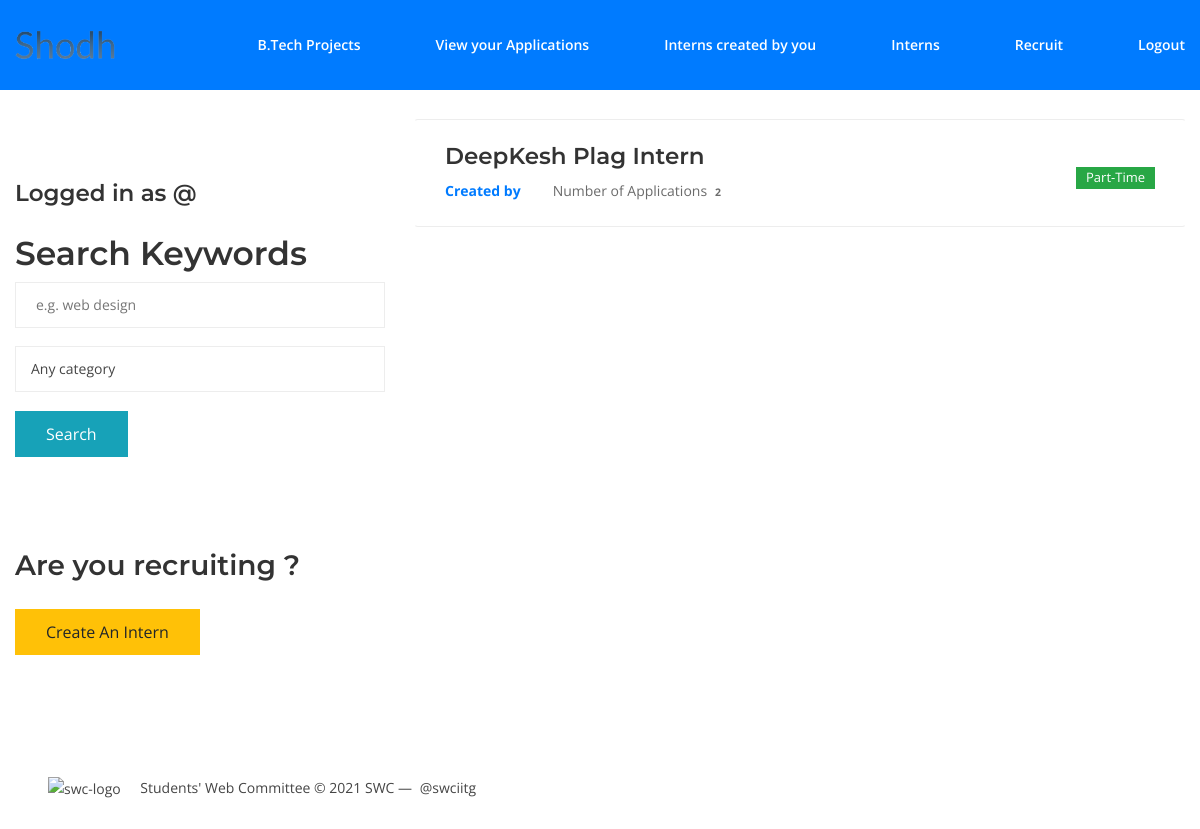
The app's page /groups/your/ (signed in), older data.
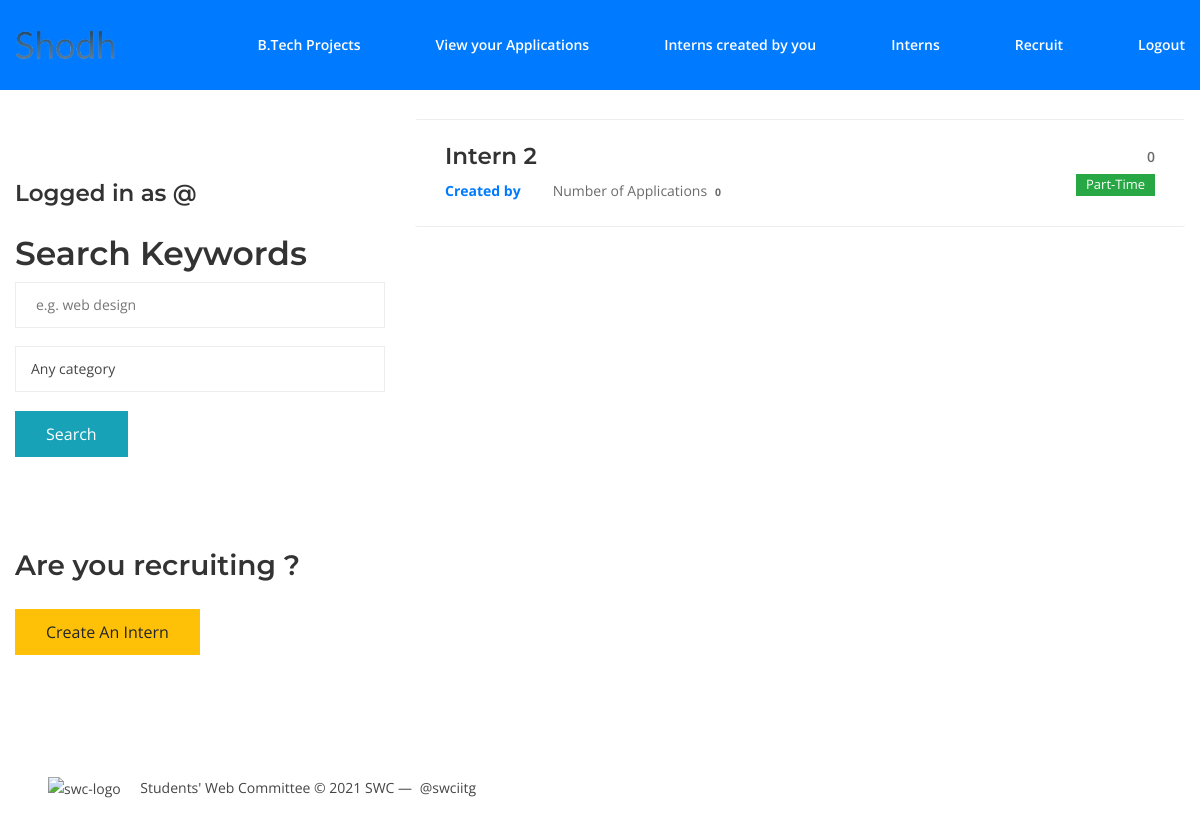
The same page, newer data.
### groups/models.py (models this page shows, shortened)
class Group(models.Model):
    creator = models.ForeignKey(User,on_delete=models.CASCADE, related_name="group_creator")
    name = models.CharField(max_length=255, unique=True)
    slug = models.SlugField(allow_unicode=True, unique=True)
    description = models.TextField(blank=True, default='')
    description_html = models.TextField(editable=False, default='', blank=True)
    field_of_job= models.CharField(max_length=255, choices=FIELD_CHOICES, default='sde')
    duration = models.CharField(max_length=255, blank=True, default='', null=True)
    stipend = models.CharField(max_length=255, blank=True, default='', null=True)
    expected_qualifications = models.TextField(blank=True, default='', null=True)
    apply_by = models.CharField(max_length=255,blank=True, default='', null=True)
    start_date= models.CharField(max_length=255,blank=True, default='', null=True)
    additional_questions_to_applicant = models.TextField(blank=True, default='', null=True)
    location = models.CharField(max_length=255, blank=True, default='', null=True)
    vacancy = models.PositiveIntegerField(blank=True, default=1, null=True)
    workstatus = models.CharField(max_length=255, choices=STATUS_CHOICES, default='pt')
    btp=models.BooleanField(default=False, null=True, blank=True)
    branch = models.CharField(max_length=255, choices=BRANCH_CHOICES, default='na')
    finished=models.BooleanField(default=False, null=True, blank=True)
    class Meta:
        ordering = ["name"]

### groups/views.py (the view)
class ListGroups2(generic.ListView):
    model = Group
    template_name="groups/yourlist.html"

### groups/templates/groups/yourlist.html (shortened to what this page needs)
{% extends "groups/group_base.html" %}
{% load static %}
{% block pregroup %}
<div class="row">
	<div class="col-md-4" style="padding-top: 15%; padding-bottom: 5%;">
		<div class="content">
			{% if user.is_authenticated %}
			<h5 class="title">
				Logged in as <a href="{% url 'accounts:profile' slug=user.userprofile.username %}">@{{user.userprofile.username}}</a>
			</h5>
			{% endif %}
			<div style="padding-top: 5%; padding-bottom: 15%;">
				<h3 class="title">Search Keywords</h3>
				<form action="{% url 'groups:searchbar' %}" method="POST" id="form1">
					<input type="text" placeholder="e.g. web design" name="searchbar">
					<div style="padding-top: 5%;">
					<select name="fieldofjob">
						  <option value="all">Any category</option>
					</select>
				</div>
				</form>
				<div style="padding-top: 5%; padding-bottom: 10%;">
					<button form="form1" type="submit" class="btn btn-md btn-fill btn-info"> Search</button>
				</div>
			</div>
		</div>
		{% if user.is_authenticated %}
		<h4>Are you recruiting ?</h4>
		<div style="padding-top: 5%; padding-bottom: 10%;">
			<a href="{% url 'groups:create' %}" class="btn btn-md btn-fill btn-warning"> Create An Intern</a>
		</div>
		{% endif %}
	</div>
	{% endblock %}
	{% block group_content %}
	<div class="col-md-8" style="padding-top: 10%;">
		<div class="list-group">
			{% for group in object_list %}
            {% if group.creator == user %}
			<a class="list-group-item job-list" href="{% url 'groups:single' slug=group.slug %}">
				<div class="salary-type col-auto order-sm-3">
					<span class="salary-range">{{ group.stipend }}</span>
					{% if group.workstatus == "pt" %}
					<span class="badge badge-success">Part-Time</span>
					{% else %}
					<span class="badge badge-success">Full-Time</span>
					{% endif %}
				</div>
				<div class="content col">
					<h5 class="title">{{ group.name }}</h5>
					<ul class="meta">
						<li><strong class="text-primary"> Created by <span class="badge"> {{ group.creator.userprofile.name }}
								</span></strong>
						</li>
						<li>Number of Application{{ group.posts.count|pluralize }} <span class="badge">
								{{ group.posts.count }} </span></li>
					</ul>
				</div>
			</a>
            {% endif %}
			{% endfor %}
		</div>
	</div>
</div>
{% endblock %}

Row changes from the older to the newer data that the page shows:
removed Group: workstatus "Part-Time", name "DeepKesh Plag Intern", posts.count "2"
added Group: stipend "0", workstatus "Part-Time", name "Intern 2", posts.count "0"
